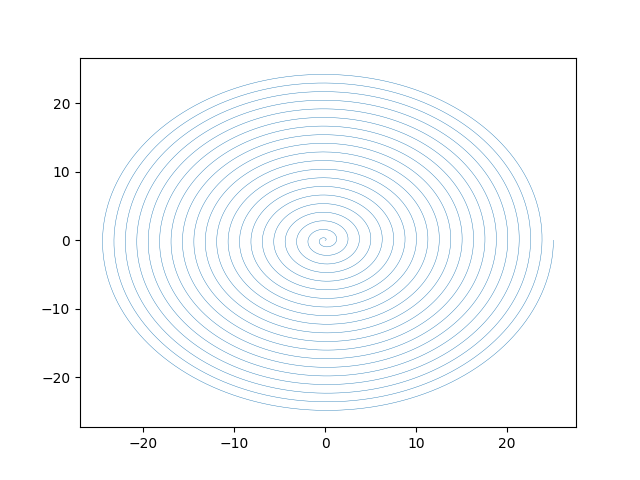

Here is the Python script that generated this plot:
from magneticalc import API
import numpy as np
import matplotlib.pyplot as plt

spacing = 0.2 # mm
line_width = 0.3 # mm
diameter = 8 # mm
radius = diameter / 2

num_turns = radius / spacing


# Create a round spiral with specified spacing, line width and diameter
wire = []
# Create these with numpy
teta = np.linspace(0, num_turns * 2 * np.pi, 3600)
radius = spacing * teta
x = radius * np.cos(teta)
y = radius * np.sin(teta)

wire = np.array([(x[i], y[i], 0) for i in range(len(teta))])


wire = np.array(wire)
plt.plot(wire[:,0], wire[:,1], linewidth=line_width)

plt.savefig("round_coil.png")

print(wire)


# Convert the wire as a 


API.export_wire("round_coil.txt", wire)